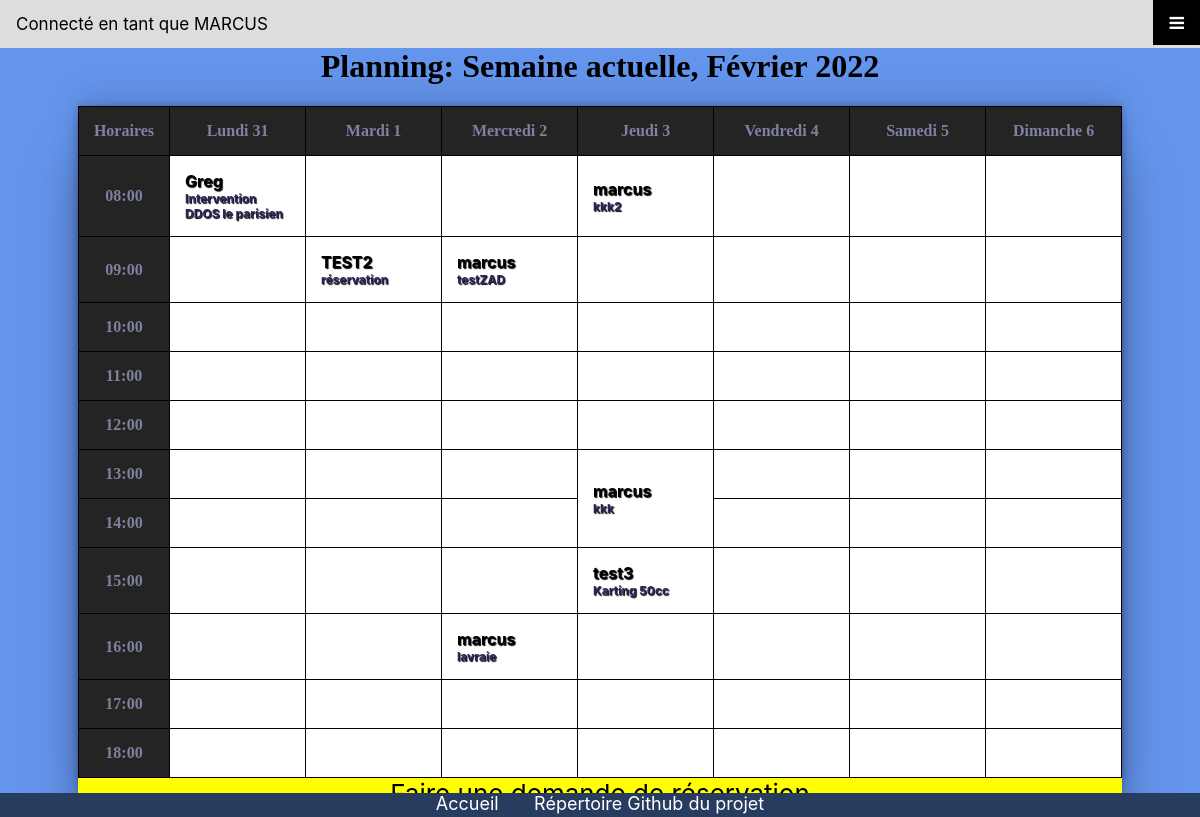
The page /pages/planning.php (signed in) on the database its author committed.
### tables this page shows
CREATE TABLE IF NOT EXISTS `reservations` (
  `id` int(11) NOT NULL AUTO_INCREMENT,
  `titre` varchar(255) NOT NULL,
  `description` text NOT NULL,
  `debut` datetime NOT NULL,
  `fin` datetime NOT NULL,
  `id_utilisateur` int(11) NOT NULL,
  PRIMARY KEY (`id`)
);

CREATE TABLE IF NOT EXISTS `utilisateurs` (
  `id` int(11) NOT NULL AUTO_INCREMENT,
  `login` varchar(255) NOT NULL,
  `password` varchar(255) NOT NULL,
  PRIMARY KEY (`id`)
);

### classes/classWeek.php (called while the page is built, shortened)
<?php
class Week{
    public $days =  ['Lundi', 'Mardi', 'Mercredi', 'Jeudi', 'Vendredi', 'Samedi', 'Dimanche'];
    public $currentDate;
    public $month;
    public $year;
public function __construct(?int $day = null, ?int $month = null, ?int $year = null){
    if($day ===null || $day < 1 || $day >31){
        $day = intval(date('j'));
    }
    if($month === null || $month < 1 || $month > 12){
        $month = intval(date('m'));
    }
    if($year === null){
        $year = intval(date('Y'));
    }
    $dateString = $year . '-' . $month . '-' . $day;
    $makeDate = new DateTimeImmutable($dateString);
    $this->currentDay = intval($makeDate->format('N'));
    if($this->currentDay === 1){
        $this->mondayDate = $day;
        $this->currentIsMonday = TRUE;
    }
    else {
        $getMondayDate = $makeDate->modify('last monday');
        $this->mondayDate = intval($getMondayDate->format('j'));
    }
    $this->currentDate = $dateString;
    $this->month = $month;
    $this->year = $year;
}
    public function ToString(): string {
        return $this->month[$this->month - 1] . ' ' . $this->year;
    }
     public function getDays(int $index): string{
         return $this->days[$index];
     }
    public function previousWeek(): Week{
        $tempDate = new DateTimeImmutable($this->currentDate);
        $dayName = $tempDate->format('l');
        var_dump($dayName);
        $tempDate2 = $tempDate->modify('previous ' . $dayName);
        $day = $tempDate2->format('j');
        $month = $tempDate2->format('n');
        $year = $tempDate2->format('Y');
        return new Week($day, $month, $year);
    }
}
?>

### classes/classCrenneau.php (called while the page is built, shortened)
<?php
class Creneaux {
    private $pdo;
    public function __construct(){
        $this->pdo = new PDO('mysql:host=localhost;dbname=reservationsalles', 'root', '', [
            PDO::ATTR_ERRMODE => PDO::ERRMODE_EXCEPTION,
            PDO::ATTR_DEFAULT_FETCH_MODE => PDO::FETCH_ASSOC]);
    }
    public function getEventsBetween(DateTime $start, DateTime $end): array {
        $sql = "SELECT reservations.id, reservations.titre, reservations.debut, reservations.fin, utilisateurs.login
        FROM reservations JOIN utilisateurs ON utilisateurs.id = reservations.id_utilisateur
        WHERE reservations.debut
        BETWEEN '{$start->format('Y--d 08:00:00')}' AND '{$end->format('Y-m-d 19:00:00')}'";
        $stmt = $this->pdo->query($sql);
        $results = $stmt->fetchAll();
        return $results;
    }
    public function getEventsBetweenByDayTime(DateTime $start, DateTime $end): array{
        $events = $this->getEventsBetween($start, $end);
        $days = [];
        foreach ($events as $event){
            $days[$event['debut']] = $event;
            $diff = new Creneaux;
            $length = $diff->timeLength($event['debut'], $event['fin']);
            $days[$event['debut']]['length'] = $length;
            $dateStart = new DateTime($event['debut']);
            $dateDay = $dateStart->format('N');
            $timeHour = $dateStart->format('G');
            $case = ($timeHour - 7) . '-' . $dateDay;
            $days[$event['debut']]['case'] = $case;
        }
        return $days;
    }
    public function timeLength(string $start, string $end): int {
        $tempOne = new DateTime($start);
        $tempTwo = new DateTime($end);
        $length = date_diff($tempOne, $tempTwo);
        return $length->h;
    }
}
?>

### pages/planning.php (the view, shortened to what this page needs)
<?php
require_once('../classes/classCrenneau.php');
require_once('../classes/classWeek.php');
?>
<?php
if (isset($_SESSION['login'])) {
include('../pages/includes/loggedbar.php');
}
?>
<?php
$eventsFromDB = new Creneaux();
$tableCell = [];
$currentEvent = [];
$actWeek = new Week($_GET['day'] ?? null, $_GET['month'] ?? null, $_GET['year'] ?? null);
$tempDate = new DateTime ($actWeek->currentDate);
$end =(clone $tempDate)->modify('+ 5 days - 1 second');
$events = $eventsFromDB -> getEventsBetweenByDayTime($tempDate, $end);
foreach ($events as $k => $event){
    $tableCell[$event['case']] = $event['length'];
}
?>
<!DOCTYPE html>
<head>
</head>
<html lang="fr">
<link rel="stylesheet" href="../CSS/planning.css">
<body>
    <main>
    <div class="calendarnav">
        <h1>Planning: Semaine actuelle, Février <?= $actWeek->ToString(); ?></h1>
    </div>
    <div class = calendartable>
    <table>
    </div>
    <colgroup>
        <col>
        <col span="5">
        <col span="2">
    </colgroup>
    <?php
    for ($y=0; $y < 12; $y++) {
        echo '<tr>', "\n";
        for ($x = 0; $x < 8; $x++) {
            $coordinate = $y . '-' . $x;
            $cellLength = null;
            if ($y == 0 && $x == 0)
            echo '<th>Horaires</th>';
            elseif ($y == 0 && $x > 0) {
                $daysNumber = $actWeek->mondayDate + $x - 1;
                if ($daysNumber > 31){
                        $daysNumber = $actWeek->mondayDate + $x - 32;
                }
                 echo '<th>' . $actWeek->getDays ($x -1) . ' ' . $daysNumber . '</th>';
            }
            elseif ($y > 0 && $x == 0) {
                $tempHour = 7 + $y;
                if ($tempHour < 10) {
                   $hour = '0' . $tempHour . ':00';
                }
                else {
                    $hour = $tempHour . ':00';
                }
                echo '<th>' . $hour . '</th>';
            }
            else {
                foreach($tableCell as $key => $value) {
                    if ($coordinate === $key) {
                        $cellLength = $value;
                    }
                }
                foreach ($events as $k => $event) {
                    if ($coordinate == $event['case']) {
                        $currentEvent = $event;
                    }
                }
                if (isset($cellLength) && $cellLength !== FALSE) {
                    echo '<td rowspan="'. $cellLength .'"';
                    echo ' style="color:white;text-shadow: 1px 1px 1px black; background-color:' . '">';
                    echo "<a href=\"reservation.php?id=" . $currentEvent['id'] . '" class=table_link>';
                    echo '<div class = loginreserv><span>' . $currentEvent['login'] . '</span></div>';
                    echo '<div class = titlereserv><span>' . $currentEvent['titre'] . '</span></div>';
                    echo '</a>';
                    echo '</td>';
                    $tempY = $y + 1;
                    while ($cellLength > 1) {
                       $tableCell[$tempY . '-' . $x] = FALSE;
                       $tempY++;
                       $cellLength--;
                    }
                }
                else {
                    if (isset($tableCell[$coordinate])){
                        ;
                }
                else {
                    echo'<td></td>';
                }
            }
        }
    }
    echo '</tr> ', "\n";
    }
    ?>
<div class = booking>
    <div class = addbooking><a href="reservation-form.php"> Faire une  demande de réservation </a></div>
</div>
    </main>
<footer>
</footer>
</body>
</html>
    <link rel="stylesheet" href="CSS/planning.css">
    <link rel="stylesheet" href="/reservation-salles/style.css">

### style.css (style rules this page uses)
* { font-family: -apple-system, BlinkMacSystemFont, 'Segoe UI', Roboto, Oxygen, Ubuntu, Cantarell, 'Open Sans', 'Helvetica Neue', sans-serif; margin-top: 0; margin-left: 0; margin-right: 0; }
footer { position:fixed; bottom:0; width:100%; height: 24px; background: rgb(40, 60, 95); color: whitesmoke; font-size: 18px; bottom: 0px; left: 0px; right: 0px; }
footer a:link { text-decoration: none; }
footer a { color: white; margin-bottom: 2px; height: 200px; }
.footerlivreor { display: flex; justify-content: center; }
table { border-collapse: collapse; background: white; color: black; }
th, td { font-weight: bold; }
.addbooking { font-size: 26px;; display: flex; justify-content: center; background-color: yellow; border-radius: 9.5px; height: 25%; width: 100%; margin-top: -20px; padding-top: 10px; border-top-left-radius: 0%; border-top-right-radius: 0%; }
.addbooking a { text-decoration: none; display: flex; justify-content: center; color: black; width: 100%; margin-top: -10px; border-top-left-radius: 0%; border-top-right-radius: 0%; }
.booking { display: flex; flex-direction: row; font-size: 1.5rem; }
body { padding-bottom: 0px; }

### CSS/planning.css (style rules this page uses)
body { background-color: cornflowerblue ; }
td, th { border: solid black 1px; padding: 15px; }
td { width: 105px; }
table { border-collapse: collapse; align-items: center; margin-bottom: 20px; }
th { background-color: rgb(36, 36, 36); color: #7e81a0 ; font-family: 'Alfa Slab One', cursive; }
h1 { font-family: 'Alfa Slab One', cursive; text-align: center; }
main { display: flex; justify-content: space-around; align-items: center; flex-direction: column; }
.calendartable { box-shadow: rgba(0, 0, 0, 0.25) 0px 54px 55px, rgba(0, 0, 0, 0.12) 0px -12px 30px, rgba(0, 0, 0, 0.12) 0px 4px 6px, rgba(0, 0, 0, 0.17) 0px 12px 13px, rgba(0, 0, 0, 0.09) 0px -3px 5px; margin: 0; padding: 0; border-bottom: none; border-bottom-left-radius: 5%; border-bottom-right-radius: 5%; }
.loginreserv { color: black; font-family: -apple-system, BlinkMacSystemFont, 'Segoe UI', Roboto, Oxygen, Ubuntu, Cantarell, 'Open Sans', 'Helvetica Neue', sans-serif; font-size: 16px; }
a { text-decoration: none; }
.titlereserv { color: rgb(42, 38, 90); font-family: -apple-system, BlinkMacSystemFont, 'Segoe UI', Roboto, Oxygen, Ubuntu, Cantarell, 'Open Sans', 'Helvetica Neue', sans-serif; font-size: 12px; }

### rows shown on the page
reservations: id_utilisateur.login "Greg", titre "Intervention DDOS le parisien"
reservations: id_utilisateur.login "marcus", titre "kkk2"
reservations: id_utilisateur.login "TEST2", titre "réservation"
reservations: id_utilisateur.login "marcus", titre "testZAD"
reservations: id_utilisateur.login "marcus", titre "kkk"
utilisateurs: login "test3"
reservations: titre "Karting 50cc"
reservations: id_utilisateur.login "marcus", titre "lavraie"

### other values the page prints
$_SESSION['login'] "MARCUS"
$actWeek->ToString() "2022"
$actWeek->getDays ($x -1) "Lundi"
$daysNumber "31"
$actWeek->getDays ($x -1) "Mardi"
$daysNumber "1"
$actWeek->getDays ($x -1) "Mercredi"
$daysNumber "2"
$actWeek->getDays ($x -1) "Jeudi"
$daysNumber "3"
$actWeek->getDays ($x -1) "Vendredi"
$daysNumber "4"
$actWeek->getDays ($x -1) "Samedi"
$daysNumber "5"
$actWeek->getDays ($x -1) "Dimanche"
